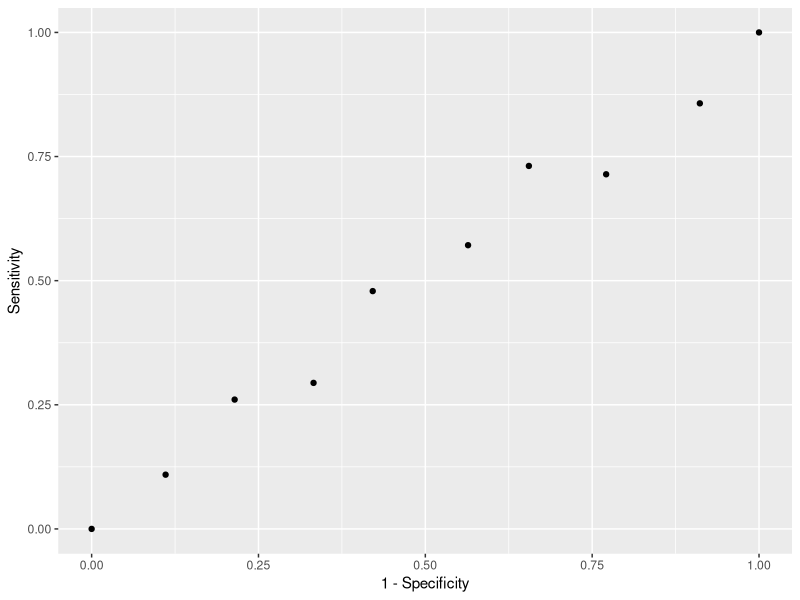
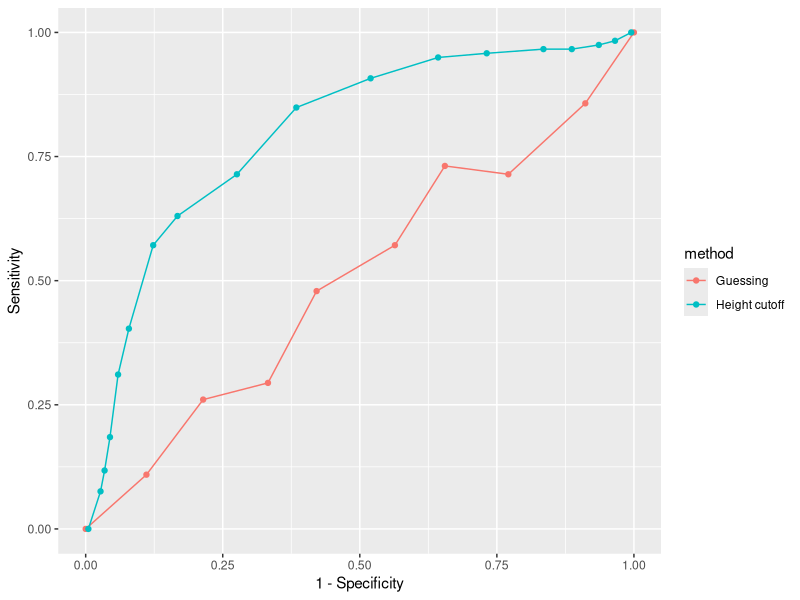
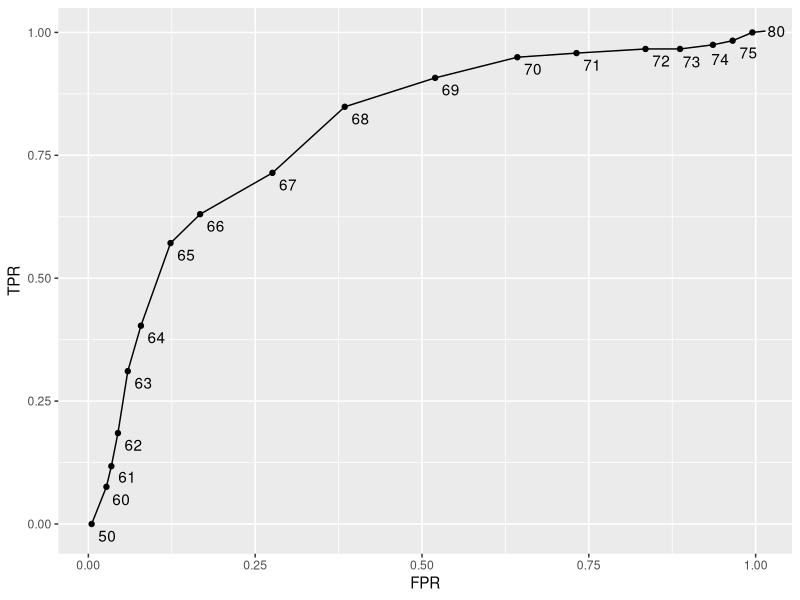
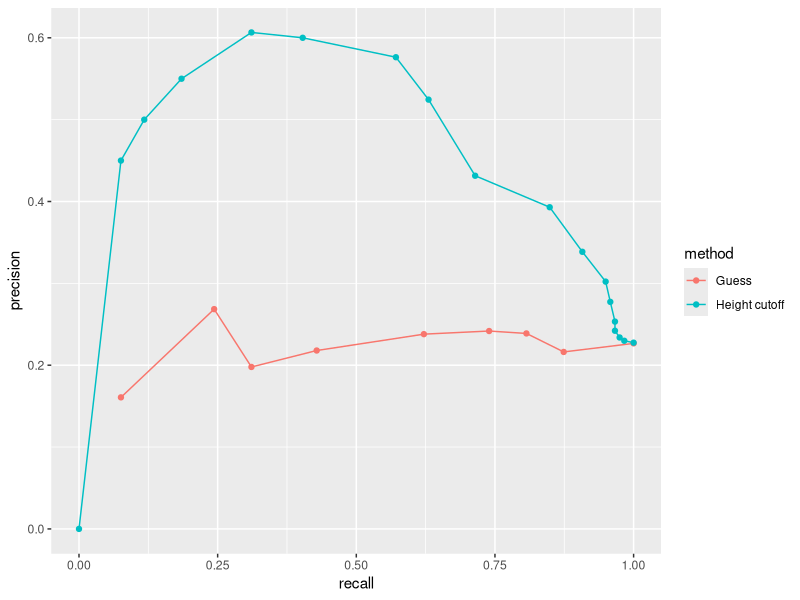
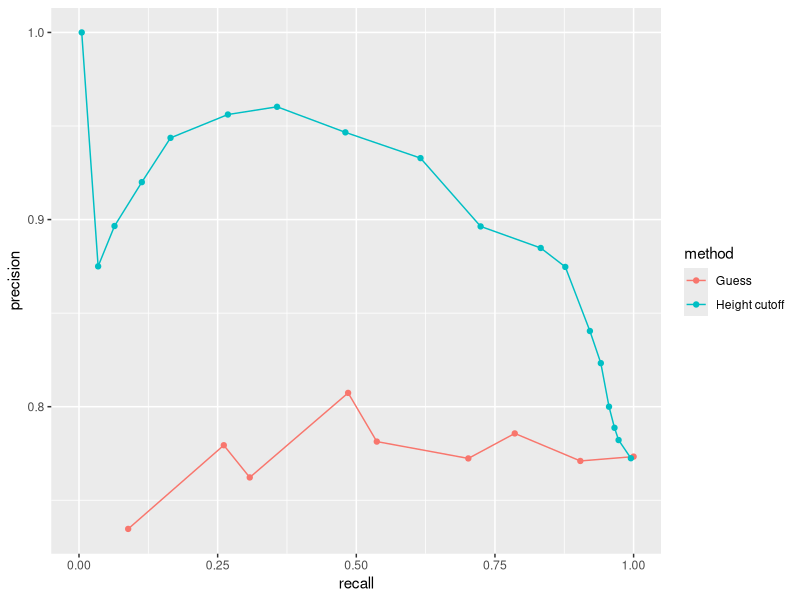
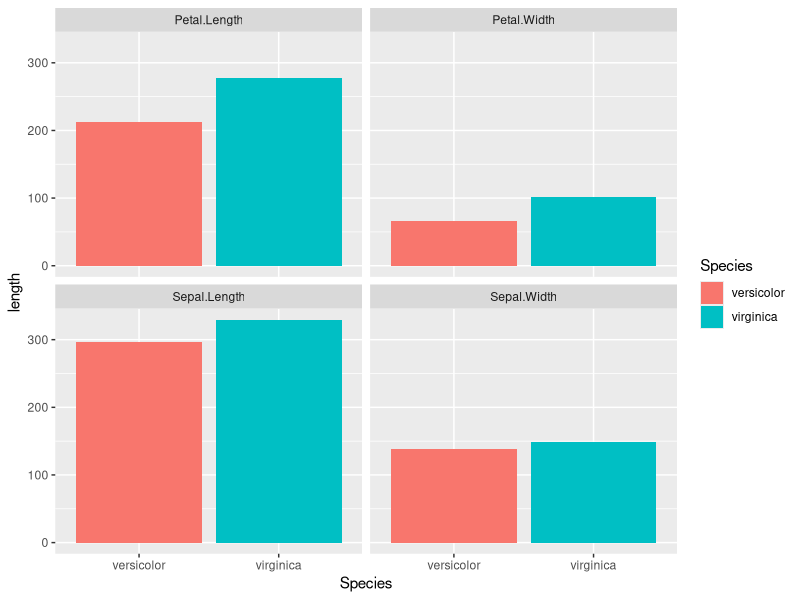

These figures' R source, in order: (Note: this script raises an error after producing the figures.)
library(dslabs)
library(tidyverse)
library(caret)

data("heights")
# define the outcome and predictors
y <- heights$sex
x <- heights$height

# generate training and test sets
set.seed(2007)
test_index <- createDataPartition(y, times = 1, p = 0.5, list = FALSE)
test_set <- heights[test_index, ]
train_set <- heights[-test_index, ]

p <- 0.9
n <- length(test_index)
y_hat <- sample(c("Male", "Female"), n, replace = TRUE, prob=c(p, 1-p)) %>% 
  factor(levels = levels(test_set$sex))
mean(y_hat == test_set$sex)

# ROC curve
probs <- seq(0, 1, length.out = 10)
guessing <- map_df(probs, function(p){
  y_hat <- 
    sample(c("Male", "Female"), n, replace = TRUE, prob=c(p, 1-p)) %>% 
    factor(levels = c("Female", "Male"))
  list(method = "Guessing",
       FPR = 1 - specificity(y_hat, test_set$sex),
       TPR = sensitivity(y_hat, test_set$sex))
})
guessing %>% qplot(FPR, TPR, data =., xlab = "1 - Specificity", ylab = "Sensitivity")

cutoffs <- c(50, seq(60, 75), 80)
height_cutoff <- map_df(cutoffs, function(x){
  y_hat <- ifelse(test_set$height > x, "Male", "Female") %>% 
    factor(levels = c("Female", "Male"))
  list(method = "Height cutoff",
       FPR = 1-specificity(y_hat, test_set$sex),
       TPR = sensitivity(y_hat, test_set$sex))
})

# plot both curves together
bind_rows(guessing, height_cutoff) %>%
  ggplot(aes(FPR, TPR, color = method)) +
  geom_line() +
  geom_point() +
  xlab("1 - Specificity") +
  ylab("Sensitivity")

library(ggrepel)
map_df(cutoffs, function(x){
  y_hat <- ifelse(test_set$height > x, "Male", "Female") %>% 
    factor(levels = c("Female", "Male"))
  list(method = "Height cutoff",
       cutoff = x, 
       FPR = 1-specificity(y_hat, test_set$sex),
       TPR = sensitivity(y_hat, test_set$sex))
}) %>%
  ggplot(aes(FPR, TPR, label = cutoff)) +
  geom_line() +
  geom_point() +
  geom_text_repel(nudge_x = 0.01, nudge_y = -0.01)

# plot precision against recall
guessing <- map_df(probs, function(p){
  y_hat <- sample(c("Male", "Female"), length(test_index), 
                  replace = TRUE, prob=c(p, 1-p)) %>% 
    factor(levels = c("Female", "Male"))
  list(method = "Guess",
       recall = sensitivity(y_hat, test_set$sex),
       precision = precision(y_hat, test_set$sex))
})

height_cutoff <- map_df(cutoffs, function(x){
  y_hat <- ifelse(test_set$height > x, "Male", "Female") %>% 
    factor(levels = c("Female", "Male"))
  list(method = "Height cutoff",
       recall = sensitivity(y_hat, test_set$sex),
       precision = precision(y_hat, test_set$sex))
})

bind_rows(guessing, height_cutoff) %>%
  ggplot(aes(recall, precision, color = method)) +
  geom_line() +
  geom_point()
guessing <- map_df(probs, function(p){
  y_hat <- sample(c("Male", "Female"), length(test_index), replace = TRUE, 
                  prob=c(p, 1-p)) %>% 
    factor(levels = c("Male", "Female"))
  list(method = "Guess",
       recall = sensitivity(y_hat, relevel(test_set$sex, "Male", "Female")),
       precision = precision(y_hat, relevel(test_set$sex, "Male", "Female")))
})

height_cutoff <- map_df(cutoffs, function(x){
  y_hat <- ifelse(test_set$height > x, "Male", "Female") %>% 
    factor(levels = c("Male", "Female"))
  list(method = "Height cutoff",
       recall = sensitivity(y_hat, relevel(test_set$sex, "Male", "Female")),
       precision = precision(y_hat, relevel(test_set$sex, "Male", "Female")))
})
bind_rows(guessing, height_cutoff) %>%
  ggplot(aes(recall, precision, color = method)) +
  geom_line() +
  geom_point()


#assessment
library(lubridate)
data(reported_heights)

dat <- mutate(reported_heights, date_time = ymd_hms(time_stamp)) %>%
  filter(date_time >= make_date(2016, 01, 25) & date_time < make_date(2016, 02, 1)) %>%
  mutate(type = ifelse(day(date_time) == 25 & hour(date_time) == 8 & between(minute(date_time), 15, 30), "inclass","online")) %>%
  select(sex, type)

y <- factor(dat$sex, c("Female", "Male"))
x <- dat$type

#use type to predict sex by guessing 
y_hat <- ifelse(x == "online", "Male", "Female") %>% 
  factor(levels = levels(y))
mean(y_hat==y)

sensitivity(data = y_hat,reference = y)
confusionMatrix(data = y_hat, reference = y)

#assesment part 2
library(caret)
library(broom)
data(iris)
iris <- iris[-which(iris$Species=='setosa'),]
y <- iris$Species

set.seed(2, sample.kind="Rounding")
test_index <- createDataPartition(y,times=1,p=0.5,list=FALSE)
test <- iris[test_index,]
train <- iris[-test_index,]
train$Species <- factor(train$Species)

tidy_iris<-iris %>% gather(key = caract,value = length,-Species)
tidy_iris %>% ggplot(aes(x=Species,y=length,fill=Species)) + 
  geom_bar(stat = 'identity') + facet_wrap('caract')

# examine the accuracy-cutoffs
#petal.length
cutoff <- seq(range(iris$Petal.Length)[1],range(iris$Petal.Length)[2],0.1)
accuracy <- map_dbl(cutoff, function(x){
  y_hat <- ifelse(train$Petal.Length > x, "virginica", "versicolor") %>% 
    factor(levels = levels(test$Species))
  mean(y_hat == train$Species)
})
max(accuracy)
best_cutoff <- cutoff[which.max(accuracy)]
best_cutoff
y_hat <- ifelse(test$Petal.Length > best_cutoff, "virginica", "versicolor") %>% 
  factor(levels = levels(test$Species))
y_hat <- factor(y_hat)
test$Species <- factor(test$Species)
mean(y_hat == test$Species)

resume<-data.frame(cutoff,accuracy)
resume %>% 
  ggplot(aes(x=cutoff,y=accuracy)) +
  geom_point(stat = 'identity') + labs(title = 'accuracy petal length')
caret::confusionMatrix(y_hat,test$Species)

#petal.width
cutoff <- seq(range(iris$Petal.Width)[1],range(iris$Petal.Width)[2],0.1)
accuracy <- map_dbl(cutoff, function(x){
  y_hat <- ifelse(train$Petal.Width > x, "virginica", "versicolor") %>% 
    factor(levels = levels(test$Species))
  mean(y_hat == train$Species)
})
max(accuracy)
best_cutoff <- cutoff[which.max(accuracy)]
best_cutoff
y_hat <- ifelse(test$Petal.Width > best_cutoff, "virginica", "versicolor") %>% 
  factor(levels = levels(test$Species))
y_hat <- factor(y_hat)
test$Species <- factor(test$Species)
mean(y_hat == test$Species)

resume<-data.frame(cutoff,accuracy)
resume %>% 
  ggplot(aes(x=cutoff,y=accuracy)) +
  geom_point(stat = 'identity') + labs(title = 'accuracy petal width')
caret::confusionMatrix(y_hat,test$Species)

#sepal.length
cutoff <- seq(range(iris$Sepal.Length)[1],range(iris$Sepal.Length)[2],0.1)
accuracy <- map_dbl(cutoff, function(x){
  y_hat <- ifelse(train$Sepal.Length > x, "virginica", "versicolor") %>% 
    factor(levels = levels(test$Species))
  mean(y_hat == train$Species)
})
max(accuracy)
best_cutoff <- cutoff[which.max(accuracy)]
best_cutoff
y_hat <- ifelse(test$Petal.Width > best_cutoff, "virginica", "versicolor") %>% 
  factor(levels = levels(test$Species))
y_hat <- factor(y_hat)
test$Species <- factor(test$Species)
mean(y_hat == test$Species)

resume<-data.frame(cutoff,accuracy)
resume %>% 
  ggplot(aes(x=cutoff,y=accuracy)) +
  geom_point(stat = 'identity') + labs(title = 'accuracy petal width')
caret::confusionMatrix(y_hat,test$Species)

#sepal.width
cutoff <- seq(range(iris$Sepal.Width)[1],range(iris$Sepal.Width)[2],0.1)
accuracy <- map_dbl(cutoff, function(x){
  y_hat <- ifelse(train$Sepal.Width > x, "virginica", "versicolor") %>% 
    factor(levels = levels(test$Species))
  mean(y_hat == train$Species)
})
max(accuracy)
best_cutoff <- cutoff[which.max(accuracy)]
best_cutoff
y_hat <- ifelse(test$Petal.Width > best_cutoff, "virginica", "versicolor") %>% 
  factor(levels = levels(test$Species))
y_hat <- factor(y_hat)
test$Species <- factor(test$Species)
mean(y_hat == test$Species)

resume<-data.frame(cutoff,accuracy)
resume %>% 
  ggplot(aes(x=cutoff,y=accuracy)) +
  geom_point(stat = 'identity') + labs(title = 'accuracy petal width')
caret::confusionMatrix(y_hat,test$Species)


#petal.width and length
cutoff <- seq(range(iris$Petal.Width)[1],range(iris$Petal.Width)[2],0.1)
cutoff2 <- seq(range(iris$Petal.Length)[1],range(iris$Petal.Length)[2],0.1)
best_cutoff_pl<-4.7
for (i in cutoff2){}
accuracy <- map_dbl(cutoff, function(x){
  y_hat <- ifelse(train$Petal.Width > x|train$Petal.Length>best_cutoff_pl, "virginica", "versicolor") %>% 
    factor(levels = levels(test$Species))
  mean(y_hat == train$Species)
})
max(accuracy)
best_cutoff <- cutoff[which.max(accuracy)]
best_cutoff
y_hat <- ifelse(test$Petal.Width > best_cutoff|train$Petal.Length>best_cutoff_pl, "virginica", "versicolor") %>% 
  factor(levels = levels(test$Species))
y_hat <- factor(y_hat)
test$Species <- factor(test$Species)
mean(y_hat == test$Species)

resume<-data.frame(cutoff,accuracy)
resume %>% 
  ggplot(aes(x=cutoff,y=accuracy)) +
  geom_point(stat = 'identity') + labs(title = 'accuracy petal width')
caret::confusionMatrix(y_hat,test$Species)
